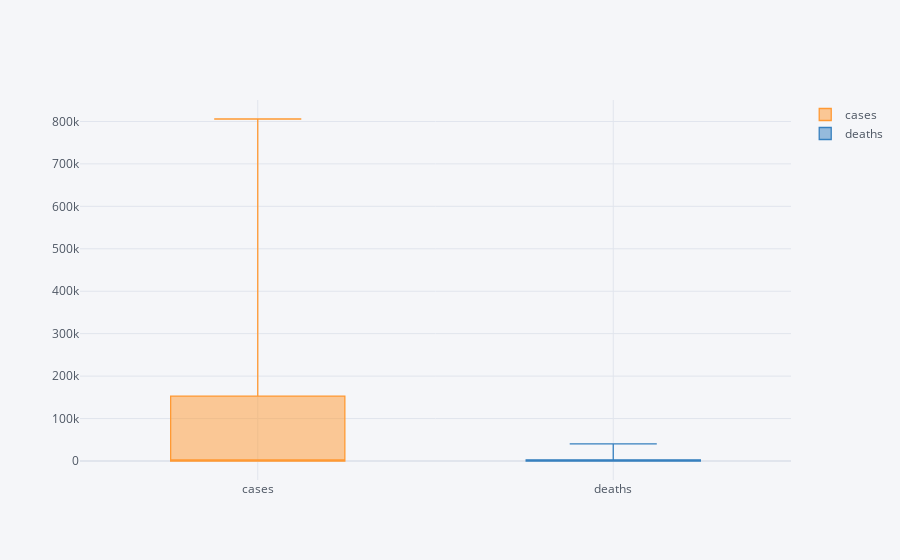

Notebook code cell kept with this figure:
### Code cell
configure_plotly_browser_state()
series.iplot(kind='box')

### Figure 1 — Plotly figure (JSON) as saved in the notebook; plotly's stock layout.template omitted (floating-point values rounded to 4 significant figures)
{"data": [{"orientation": "v", "y": [1, 1, 1, 2, 3, 5, 5, 5, 5, 6, 7, 8, 11, 11, 11, 12, 12, 12, 12, 12, 13, 13, 14, 15, 15, 15, 15, 25, 25, 25, 27, 30, 30, 30, 43, 45, 60, 60, 65, 70, 88, 104, 125, 161, 228, 311, 428, 547, 748, 1018, 1263, 1668, 2224, 2898, 3600, 4507, 5905, 8345, 12384, 17999, 24511, 33050, 43476, 54139, 68739, 85578, 102905, 123802, 142183, 163603, 187961, 215013, 244007, 276201, 310842, 336407, 366351, 397746, 429280, 463689, 496906, 528414, 555330, 580894, 607263, 636877, 668543, 699860, 728047, 753317, 780440, 805770], "marker": {"color": "rgba(255, 153, 51, 1.0)"}, "line": {"width": 1.3}, "boxpoints": false, "type": "box", "name": "cases"}, {"orientation": "v", "y": [0, 0, 0, 0, 0, 0, 0, 0, 0, 0, 0, 0, 0, 0, 0, 0, 0, 0, 0, 0, 0, 0, 0, 0, 0, 0, 0, 0, 0, 0, 0, 0, 0, 0, 0, 0, 0, 0, 0, 1, 3, 6, 10, 12, 12, 15, 19, 22, 26, 31, 37, 43, 50, 60, 68, 91, 116, 157, 203, 264, 343, 435, 550, 746, 999, 1279, 1651, 2138, 2413, 2903, 3631, 4551, 5502, 7136, 8505, 9660, 11708, 12960, 14779, 16684, 18718, 20578, 22057, 23608, 26081, 28585, 30786, 32885, 34723, 36108, 37794, 40315], "marker": {"color": "rgba(55, 128, 191, 1.0)"}, "line": {"width": 1.3}, "boxpoints": false, "type": "box", "name": "deaths"}], "layout": {"title": {"font": {"color": "#4D5663"}}, "paper_bgcolor": "#F5F6F9", "plot_bgcolor": "#F5F6F9", "yaxis": {"tickfont": {"color": "#4D5663"}, "zerolinecolor": "#E1E5ED", "title": {"text": "", "font": {"color": "#4D5663"}}, "gridcolor": "#E1E5ED", "showgrid": true}, "xaxis": {"tickfont": {"color": "#4D5663"}, "zerolinecolor": "#E1E5ED", "title": {"text": "", "font": {"color": "#4D5663"}}, "gridcolor": "#E1E5ED", "showgrid": true}, "legend": {"bgcolor": "#F5F6F9", "font": {"color": "#4D5663"}}}}
